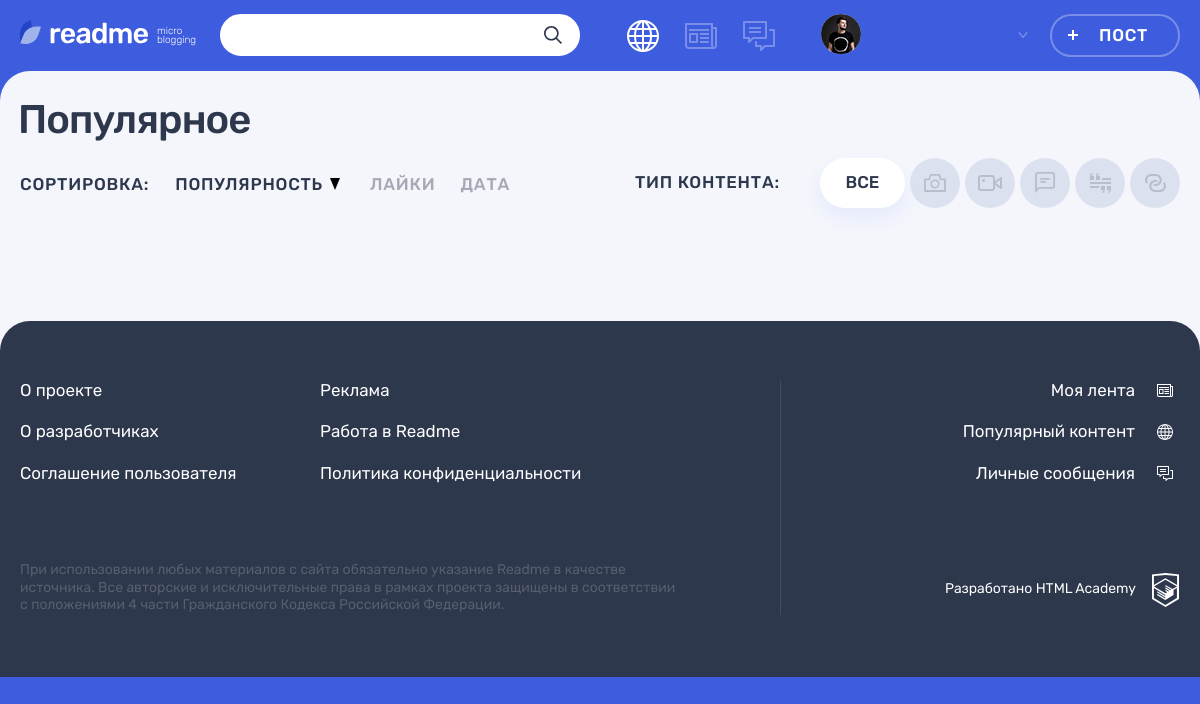
Before: / with the older database file.
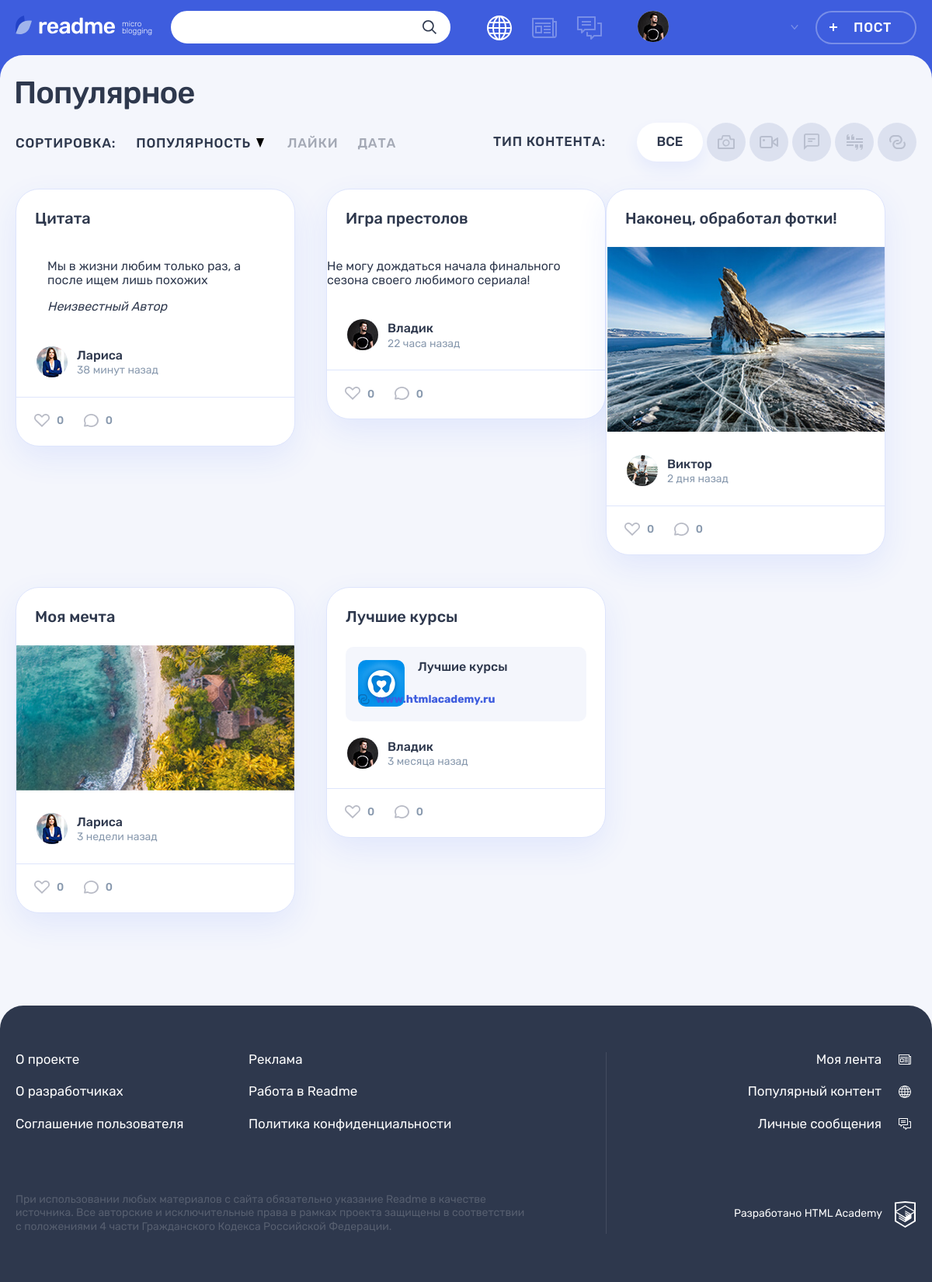
After: the same page with the newer database file.
### tables this page shows
CREATE TABLE IF NOT EXISTS `posts` (
  `id` INT NOT NULL AUTO_INCREMENT,
  `post_date` DATETIME NOT NULL,
  `title` TEXT(120) NOT NULL,
  `content` TEXT NOT NULL,
  `quote_author` VARCHAR(225) NULL,
  `img_url` VARCHAR(225) NULL,
  `video_url` VARCHAR(225) NULL,
  `users_site_url` VARCHAR(225) NULL,
  `number_of_views` INT NOT NULL DEFAULT 0,
  `users_id` INT NOT NULL,
  `content_types_id` INT NOT NULL,
  PRIMARY KEY (`id`),
  UNIQUE INDEX `id_UNIQUE` (`id` ASC),
  INDEX `users_to_posts_idx` (`users_id` ASC),
  INDEX `fk_posts_content_types1_idx` (`content_types_id` ASC),
  CONSTRAINT `users_to_posts`
    FOREIGN KEY (`users_id`)
    REFERENCES `users` (`id`)
    ON DELETE NO ACTION
    ON UPDATE NO ACTION,
  CONSTRAINT `posts_to_content_types`
    FOREIGN KEY (`content_types_id`)
    REFERENCES `content_types` (`id`)
    ON DELETE NO ACTION
    ON UPDATE NO ACTION);

CREATE TABLE IF NOT EXISTS `users` (
  `id` INT NOT NULL AUTO_INCREMENT,
  `registration_date` DATETIME NOT NULL,
  `email` VARCHAR(225) NOT NULL,
  `name` VARCHAR(225) NOT NULL,
  `password` VARCHAR(225) NOT NULL,
  `avatar` VARCHAR(225) NULL,
  `contact_info` VARCHAR(225) NULL,
  PRIMARY KEY (`id`),
  UNIQUE INDEX `idusers_UNIQUE` (`id` ASC),
  UNIQUE INDEX `email_UNIQUE` (`email` ASC));

### helpers.php (called while the page is built, shortened)
<?php
function get_noun_plural_form (int $number, string $one, string $two, string $many): string
{
    $number = (int) $number;
    $mod10 = $number % 10;
    $mod100 = $number % 100;
    switch (true) {
        case ($mod10 > 5):
            return $many;
        case ($mod10 >= 2 && $mod10 <= 4):
            return $two;
    }
}
function include_template($name, array $data = []) {
    $name = 'templates/' . $name;
    extract($data);
    require $name;
    $result = ob_get_clean();
    return $result;
}
function generate_random_date($index) {
    $deltas = [['minutes' => 59], ['hours' => 23], ['days' => 6], ['weeks' => 4], ['months' => 11]];
    $dcnt = count($deltas);
    $delta = $deltas[$index];
    $timeval = rand(1, current($delta));
    $timename = key($delta);
    $ts = strtotime("$timeval $timename ago");
    $dt = date('Y-m-d H:i:s', $ts);
    return $dt;
}

### functions.php (called while the page is built, shortened)
<?php
function cutText($text, $maxLength = 300)
{
    return $text;
}
function showTimeGap($datePoint)
{
    $nowTime = time();
    $diffTime = $nowTime - strtotime($datePoint);
    if ($diffTime < 3600) {
        $num = ceil($diffTime / 60);
        $word = get_noun_plural_form(ceil($diffTime / 60), 'минута', 'минуты', 'минут');
    } elseif ($diffTime > 3600 && $diffTime < 86400) {
        $num = ceil($diffTime / 3600);
        $word = get_noun_plural_form(ceil($diffTime / 3600), 'час', 'часа', 'часов');
    } elseif ($diffTime > 86400 && $diffTime < 604800) {
        $num = ceil($diffTime / 86400);
        $word = get_noun_plural_form(ceil($diffTime / 86400), 'день', 'дня', 'дней');
    } elseif ($diffTime > 604800 && $diffTime < 2629743) {
        $num = ceil($diffTime / 604800);
        $word = get_noun_plural_form(ceil($diffTime / 604800), 'неделя', 'недели', 'недель');
    } elseif ($diffTime > 2629743 && $diffTime < 31556926) {
        $num = ceil($diffTime / 2629743);
        $word = get_noun_plural_form(ceil($diffTime / 2629743), 'месяц', 'месяца', 'месяцев');
    } else {
        $num = ceil($diffTime / 31556926);
        $word = get_noun_plural_form(ceil($diffTime / 31556926), 'год', 'года', 'лет');
    }
    return $num . ' ' . $word . ' назад';
}
function db_read_users_posts($con, $getTab = 'all')
{
    $sql = 'SELECT p.id, u.name, avatar, title, content, c.type FROM posts p
            LEFT JOIN users u
            ON p.users_id = u.id
            LEFT JOIN content_types c
            ON p.content_types_id = c.id';
    $result = mysqli_query($con, $sql);
    $sqlError = mysqli_error($con);
    if ($result) {
        $rows = mysqli_fetch_all($result, MYSQLI_ASSOC);
    } else {
        echo 'Ошибка базы данных ' . $sqlError;
    }
    return $rows;
}

### templates/index.php (the view, shortened to what the rows shown need)
<section class="page__main page__main--popular">
    <div class="container">
        <h1 class="page__title page__title--popular">Популярное</h1>
    </div>
    <div class="popular container">
        <div class="popular__posts">
            <?php foreach ($cards as $key => $card): ?>
            <?php
                $postTime = generate_random_date($key);
            ?>
                <article class="popular__post post <?= $card['type'] ?>">
                    <header class="post__header">
                        <a href='post.php?postId=<?= $card['id']?>'>
                        <h2><?= htmlspecialchars($card['title']) ?></h2>
                        </a>
                    </header>
                    <div class="post__main">
                        <?php if ($card['type'] === 'quote'): ?>
                            <blockquote>
                                <p>
                                    <?= htmlspecialchars($card['content']) ?>
                                </p>
                                <cite>Неизвестный Автор</cite>
                            </blockquote>
                        <?php elseif ($card['type'] === 'url'): ?>
                            <div class="post-link__wrapper">
                                <a class="post-link__external" href="http://" title="Перейти по ссылке">
                                    <div class="post-link__info-wrapper">
                                        <div class="post-link__icon-wrapper">
                                            <img src="img/logo-vita.jpg" alt="Иконка">
                                        </div>
                                        <div class="post-link__info">
                                            <h3><?= htmlspecialchars($card['title']) ?></h3>
                                        </div>
                                    </div>
                                    <span><?= htmlspecialchars($card['content']) ?></span>
                                </a>
                            </div>
                        <?php elseif ($card['type'] === 'picture'): ?>
                            <div class="post-photo__image-wrapper">
                                <img src="img/<?= htmlspecialchars($card['content']) ?>" alt="Фото от пользователя" width="360" height="240">
                            </div>
                        <?php elseif ($card['type'] === 'text'): ?>
                            <p><?= htmlspecialchars(cutText($card['content'])) ?></p>
                        <?php endif ?>
                    </div>
                    <footer class="post__footer">
                        <div class="post__author">
                            <a class="post__author-link" href="#" title="Автор">
                                <div class="post__avatar-wrapper">
                                    <img class="post__author-avatar" src="img/<?= htmlspecialchars($card['avatar']) ?>" alt="Аватар пользователя">
                                </div>
                                <div class="post__info">
                                    <b class="post__author-name"><?= htmlspecialchars($card['name']) ?></b>
                                    <time class="post__time" datetime="<?= $postTime ?>"  title="<?= date( 'd.m.Y H:i',strtotime($postTime)) ?>"><?= showTimeGap($postTime) ?></time>
                                </div>
                            </a>
                        </div>
                        <div class="post__indicators">
                            <div class="post__buttons">
                                <a class="post__indicator post__indicator--likes button" href="#" title="Лайк">
                                    <svg class="post__indicator-icon" width="20" height="17">
                                        <use xlink:href="#icon-heart"></use>
                                    </svg>
                                    <span>0</span>
                                </a>
                                <a class="post__indicator post__indicator--comments button" href="#" title="Комментарии">
                                    <svg class="post__indicator-icon" width="19" height="17">
                                        <use xlink:href="#icon-comment"></use>
                                    </svg>
                                    <span>0</span>
                                </a>
                            </div>
                        </div>
                    </footer>
                </article>
            <?php endforeach ?>
        </div>
    </div>
</section>

Changed rows visible on the page:
added posts: title "Цитата", content "Мы в жизни любим только раз, а после ищем лишь похожих", users.avatar (picture), users.name "Лариса", postTime "38 минут назад"
added posts: title "Игра престолов", content "Не могу дождаться начала финального сезона своего любимого сериала!", users.avatar (picture), users.name "Владик", postTime "22 часа назад"
added posts: title "Наконец, обработал фотки!", content (picture), users.avatar (picture), users.name "Виктор", postTime "2 дня назад"
added posts: title "Моя мечта", content (picture), users.avatar (picture), users.name "Лариса", postTime "3 недели назад"
added posts: title "Лучшие курсы", content "www.htmlacademy.ru", users.avatar (picture), users.name "Владик", postTime "3 месяца назад"
